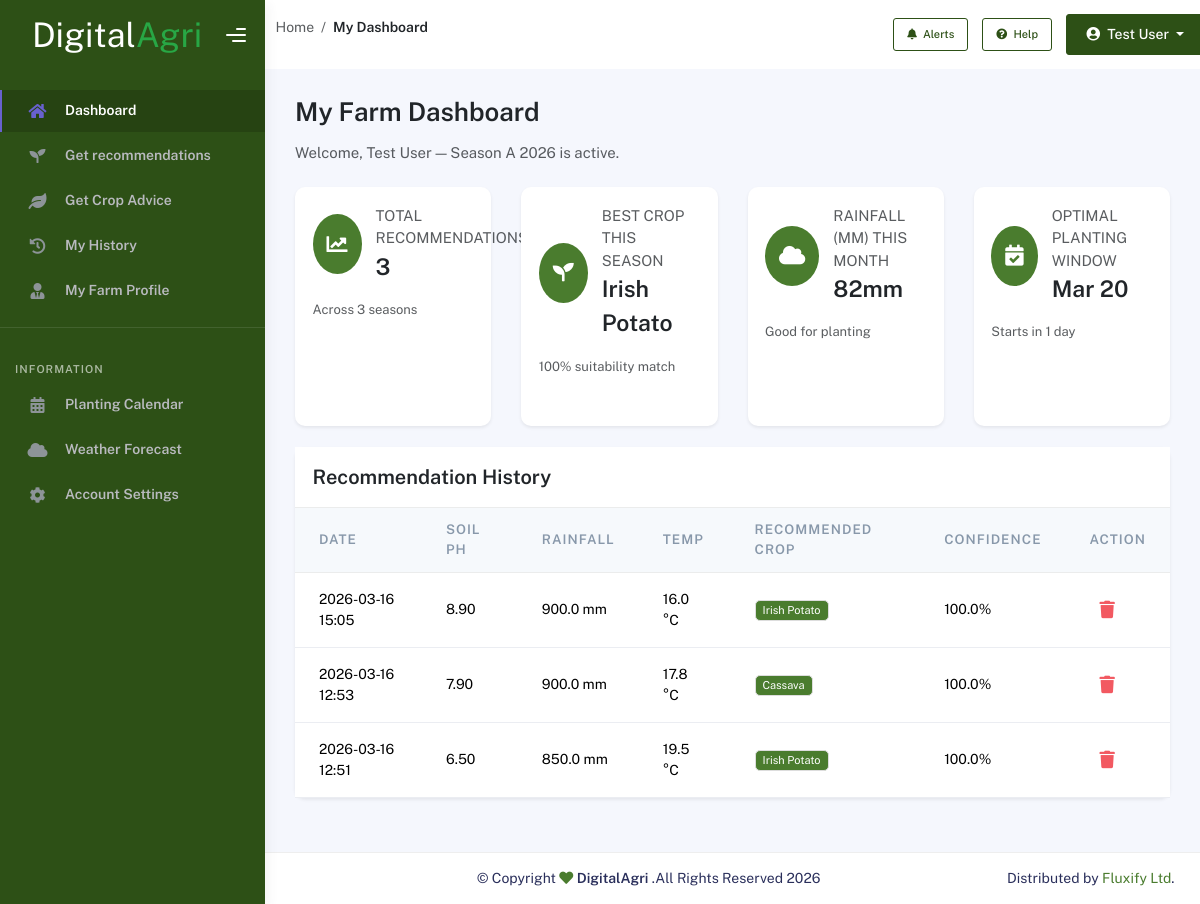
/dashboard (signed in), run on the app's committed database.
### models.py (models this page shows, shortened)
class User(UserMixin, db.Model):
    __tablename__ = 'users'
    id = db.Column(db.Integer, primary_key=True)
    name = db.Column(db.String(100), nullable=False)
    email = db.Column(db.String(120), unique=True, nullable=False)
    password = db.Column(db.String(255), nullable=False)
    district = db.Column(db.String(100))
    farm_size = db.Column(db.Float)  # in hectares
    created_at = db.Column(db.DateTime, default=datetime.utcnow)
    updated_at = db.Column(db.DateTime, default=datetime.utcnow, onupdate=datetime.utcnow)
    recommendations = db.relationship('RecommendationHistory', backref='user', lazy=True)

class RecommendationHistory(db.Model):
    __tablename__ = 'recommendation_history'
    id = db.Column(db.Integer, primary_key=True)
    user_id = db.Column(db.Integer, db.ForeignKey('users.id'), nullable=False)
    district = db.Column(db.String(100), nullable=False)
    soil_type = db.Column(db.String(50))
    soil_ph = db.Column(db.Float)
    rainfall = db.Column(db.Float)
    temperature = db.Column(db.Float)
    humidity = db.Column(db.Float)
    farm_size = db.Column(db.Float)
    recommended_crops = db.Column(db.Text)  # JSON string of recommendations
    confidence_score = db.Column(db.Float)
    planting_season = db.Column(db.String(50))
    weather_data = db.Column(db.Text)  # JSON string
    created_at = db.Column(db.DateTime, default=datetime.utcnow)

### app.py (the view)
@app.route('/dashboard')
@login_required
def dashboard():
    recommendations = RecommendationHistory.query.filter_by(user_id=current_user.id).order_by(RecommendationHistory.created_at.desc()).limit(10).all()
    return render_template('dashboard/user.html', recommendations=recommendations)

### app.py (called while the page is built)
@login_manager.user_loader
def load_user(user_id):
    return User.query.get(int(user_id))

### templates/dashboard/user.html (shortened to what this page needs)
{% extends "dashboard/base.html" %}
{% block breadcrumb %}My Dashboard{% endblock %}
{% block content %}
<div class="container">
  <div class="page-inner">
    <div class="row mb-4">
      <div class="col-md-8">
        <h2 class="fw-bold text-dark">My Farm Dashboard</h2>
        <p class="text-muted mb-0">
          Welcome, {{ current_user.name if current_user.name else 'Farmer' }} — Season A 2026 is active.
        </p>
      </div>
    </div>
    <div class="row mb-4">
      <div class="col-md-3">
        <div class="card border-0 shadow-sm h-100">
          <div class="card-body">
            <div class="d-flex align-items-center mb-3">
              <div class="icon-box bg-success bg-opacity-10 rounded-circle p-3 me-3">
                <i class="fas fa-chart-line text-success fs-4"></i>
              </div>
              <div>
                <h6 class="text-muted mb-0">TOTAL RECOMMENDATIONS</h6>
                <h3 class="fw-bold text-dark mb-0">{{ recommendations|length if recommendations else 0 }}</h3>
              </div>
            </div>
            <p class="text-muted small mb-0">Across 3 seasons</p>
          </div>
        </div>
      </div>
      <div class="col-md-3">
        <div class="card border-0 shadow-sm h-100">
          <div class="card-body">
            <div class="d-flex align-items-center mb-3">
              <div class="icon-box bg-success bg-opacity-10 rounded-circle p-3 me-3">
                <i class="fas fa-seedling text-success fs-4"></i>
              </div>
              <div>
                <h6 class="text-muted mb-0">BEST CROP THIS SEASON</h6>
                <h3 class="fw-bold text-dark mb-0">
                  {% if recommendations %}
                    {{ recommendations[0].recommended_crops.replace('_', ' ').title() if recommendations[0].recommended_crops else 'N/A' }}
                  {% else %}
                    N/A
                  {% endif %}
                </h3>
              </div>
            </div>
            <p class="text-muted small mb-0">
              {% if recommendations and recommendations[0].confidence_score %}
                {{ "%.0f%%"|format(recommendations[0].confidence_score * 100) }} suitability match
              {% else %}
                No data available
              {% endif %}
            </p>
          </div>
        </div>
      </div>
      <div class="col-md-3">
        <div class="card border-0 shadow-sm h-100">
          <div class="card-body">
            <div class="d-flex align-items-center mb-3">
              <div class="icon-box bg-success bg-opacity-10 rounded-circle p-3 me-3">
                <i class="fas fa-cloud text-success fs-4"></i>
              </div>
              <div>
                <h6 class="text-muted mb-0">RAINFALL (MM) THIS MONTH</h6>
                <h3 class="fw-bold text-dark mb-0">82mm</h3>
              </div>
            </div>
            <p class="text-muted small mb-0">Good for planting</p>
          </div>
        </div>
      </div>
      <div class="col-md-3">
        <div class="card border-0 shadow-sm h-100">
          <div class="card-body">
            <div class="d-flex align-items-center mb-3">
              <div class="icon-box bg-success bg-opacity-10 rounded-circle p-3 me-3">
                <i class="fas fa-calendar-check text-success fs-4"></i>
              </div>
              <div>
                <h6 class="text-muted mb-0">OPTIMAL PLANTING WINDOW</h6>
                <h3 class="fw-bold text-dark mb-0">Mar 20</h3>
              </div>
            </div>
            <p class="text-muted small mb-0">Starts in 1 day</p>
          </div>
        </div>
      </div>
    </div>
    <div class="row">
      <div class="col-md-12">
        <div class="card border-0 shadow-sm">
          <div class="card-header bg-white border-0">
            <h5 class="card-title text-dark mb-0">Recommendation History</h5>
          </div>
          <div class="card-body p-0">
            <div class="table-responsive">
              <table class="table align-items-center mb-0">
                <thead class="thead-light">
                  <tr>
                    <th>Date</th>
                    <th>Soil pH</th>
                    <th>Rainfall</th>
                    <th>Temp</th>
                    <th>Recommended Crop</th>
                    <th>Confidence</th>
                    <th>Action</th>
                  </tr>
                </thead>
                <tbody>
                  {% if recommendations %}
                    {% for rec in recommendations %}
                      <tr>
                        <td>{{ rec.created_at.strftime('%Y-%m-%d %H:%M') }}</td>
                        <td>{{ "%.2f"|format(rec.soil_ph) if rec.soil_ph else 'N/A' }}</td>
                        <td>{{ "%.1f"|format(rec.rainfall) if rec.rainfall else 'N/A' }} mm</td>
                        <td>{{ "%.1f"|format(rec.temperature) if rec.temperature else 'N/A' }} °C</td>
                        <td>
                          <span class="badge bg-success">
                            {{ rec.recommended_crops.replace('_', ' ').title() }}
                          </span>
                        </td>
                        <td>{{ "%.1f%%"|format(rec.confidence_score * 100) if rec.confidence_score else 'N/A' }}</td>
                        <td>
                          <form action="{{ url_for('delete_own_recommendation', rec_id=rec.id) }}" method="POST" style="display:inline;" onsubmit="return confirmDelete(event);">
                            <button type="submit" class="btn btn-icon btn-link btn-danger" title="Delete Log">
                              <i class="fa fa-trash"></i>
                            </button>
                          </form>
                        </td>
                      </tr>
                    {% endfor %}
                  {% else %}
                    <tr>
                      <td colspan="6" class="text-center text-muted">No recommendations yet.</td>
                    </tr>
                  {% endif %}
                </tbody>
              </table>
            </div>
          </div>
        </div>
      </div>
    </div>
  </div>
</div>
{% endblock %}

### templates/dashboard/base.html (shortened to what this page needs)
<!DOCTYPE html>
<html lang="en">
  <head>
    <link rel="stylesheet" href="https://cdnjs.cloudflare.com/ajax/libs/font-awesome/6.4.0/css/all.min.css" />
    <link rel="stylesheet" href="{{ url_for('static', filename='dashboard/assets/css/bootstrap.min.css') }}" />
    <link rel="stylesheet" href="{{ url_for('static', filename='dashboard/assets/css/plugins.min.css') }}" />
    <link rel="stylesheet" href="{{ url_for('static', filename='dashboard/assets/css/kaiadmin.min.css') }}" />
    <link rel="stylesheet" href="{{ url_for('static', filename='dashboard/assets/css/demo.css') }}" />
  </head>
  <body>
    <div class="wrapper">
      <div class="sidebar" data-background-color="dark">
        <div class="sidebar-logo">
          <div class="logo-header" data-background-color="dark">
            <a href="{{ url_for('dashboard') }}" class="logo">
              <a href="" class="logo d-flex align-items-center">
              <span class="sitename" style="color: #ffffff;font-size:2em; ">Digital<span style="color: #28a745;">Agri</span></span>
            </a>
            </a>
            <div class="nav-toggle">
              <button class="btn btn-toggle toggle-sidebar">
                <i class="gg-menu-right"></i>
              </button>
            </div>
          </div>
        </div>
        <div class="sidebar-wrapper scrollbar scrollbar-inner">
          <div class="sidebar-content">
            <ul class="nav nav-secondary">
              <li class="nav-item {% if request.endpoint == 'dashboard' %}active{% endif %}">
                <a href="{{ url_for('dashboard') }}">
                  <i class="fas fa-home"></i>
                  <p>Dashboard</p>
                </a>
              </li>
              <li class="nav-item {% if request.endpoint == 'recommendation_page' %}active{% endif %}">
                <a href="{{ url_for('recommendation_page') }}">
                  <i class="fas fa-seedling"></i>
                  <p>Get recommendations</p>
                </a>
              </li>
              <li class="nav-item">
                <a href="#">
                  <i class="fas fa-leaf"></i>
                  <p>Get Crop Advice</p>
                </a>
              </li>
              <li class="nav-item {% if request.endpoint == 'history_page' %}active{% endif %}">
                <a href="{{ url_for('history_page') }}">
                  <i class="fas fa-history"></i>
                  <p>My History</p>
                </a>
              </li>
              <li class="nav-item">
                <a href="#">
                  <i class="fas fa-user-tie"></i>
                  <p>My Farm Profile</p>
                </a>
              </li>
            </ul>
            <div class="sidebar-divider"></div>
            <ul class="nav nav-secondary">
              <li class="nav-section">
                <span class="sidebar-section-title">Information</span>
              </li>
              <li class="nav-item">
                <a href="#">
                  <i class="fas fa-calendar-alt"></i>
                  <p>Planting Calendar</p>
                </a>
              </li>
              <li class="nav-item">
                <a href="#">
                  <i class="fas fa-cloud"></i>
                  <p>Weather Forecast</p>
                </a>
              </li>
              <li class="nav-item">
                <a href="#">
                  <i class="fas fa-cog"></i>
                  <p>Account Settings</p>
                </a>
              </li>
            </ul>
          </div>
        </div>
      </div>
      <div class="main-panel">
        <div class="main-header">
          <div class="container-fluid">
            <div class="d-flex justify-content-between align-items-center py-3">
              <div class="breadcrumb">
                <span class="text-muted">Home</span>
                <span class="mx-2 text-muted">/</span>
                <span class="text-dark fw-bold">{% block breadcrumb %}Dashboard{% endblock %}</span>
              </div>
              <div class="d-flex align-items-center gap-3">
                <button class="btn btn-outline-success btn-sm">
                  <i class="fas fa-bell me-1"></i> Alerts
                </button>
                <button class="btn btn-outline-success btn-sm">
                  <i class="fas fa-question-circle me-1"></i> Help
                </button>
                <div class="dropdown">
                  <button class="btn btn-success dropdown-toggle" type="button" data-bs-toggle="dropdown">
                    <i class="fas fa-user-circle me-2"></i>{{ current_user.name if current_user.name else 'User' }}
                  </button>
                </div>
              </div>
            </div>
          </div>
        </div>
        {% block content %}{% endblock %}
        <footer class="footer">
          <div class="container-fluid d-flex justify-content-between">
            <div class="copyright">
               © Copyright <i class="fa fa-heart heart text-success"></i>
              <strong><span> DigitalAgri </span></strong>.All Rights Reserved 2026
            </div>
            <div>
              Distributed by
              <a target="_blank" href="https://www.fluxify.rw/" class="text-success">Fluxify Ltd</a>.
            </div>
          </div>
        </footer>
      </div>
    </div>
  </body>
</html>

### templates/dashboard/base.html (style rules this page uses)
.breadcrumb { font-size: 14px; }
.sidebar-divider { height: 1px; background-color: rgba(255, 255, 255, 0.1); margin: 15px 0; }
.btn-success { background-color: #2d5016 !important; border-color: #2d5016 !important; }
.btn-outline-success { color: #2d5016 !important; border-color: #2d5016 !important; }
.text-success { color: #4a7c2e !important; }
.bg-success { background-color: #4a7c2e !important; }
.badge.bg-success { background-color: #4a7c2e !important; }
.nav-section { padding: 10px 15px 5px 15px; }
.sidebar-section-title { color: rgba(255, 255, 255, 0.6); font-size: 11px; font-weight: 600; text-transform: uppercase; letter-spacing: 1px; }
.sidebar { background-color: #2d5016 !important; }
.sidebar .sidebar-logo .logo-header { background-color: #2d5016 !important; }
.sidebar .sidebar-wrapper { background-color: #2d5016 !important; }

### templates/dashboard/user.html (style rules this page uses)
.breadcrumb { font-size: 14px; }
.icon-box { width: 60px; height: 60px; display: flex; align-items: center; justify-content: center; }
.icon-box .text-success { color: #ffffff !important; }
.card { transition: transform 0.2s ease-in-out; }

### data on the page
User: name "Test User"
RecommendationHistory: recommended_crops "Irish Potato", recommendations[0].confidence_score*100 "100%", created_at "2026-03-16 15:05", soil_ph "8.90", rainfall "900.0", temperature "16.0", recommended_crops.replace "Irish Potato", confidence_score "100.0%"
RecommendationHistory: created_at "2026-03-16 12:53", soil_ph "7.90", rainfall "900.0", temperature "17.8", recommended_crops.replace "Cassava", confidence_score "100.0%"
RecommendationHistory: created_at "2026-03-16 12:51", soil_ph "6.50", rainfall "850.0", temperature "19.5", recommended_crops.replace "Irish Potato", confidence_score "100.0%"

### other printed values
{{ recommendations|length if recommendations else 0 }} "3"
